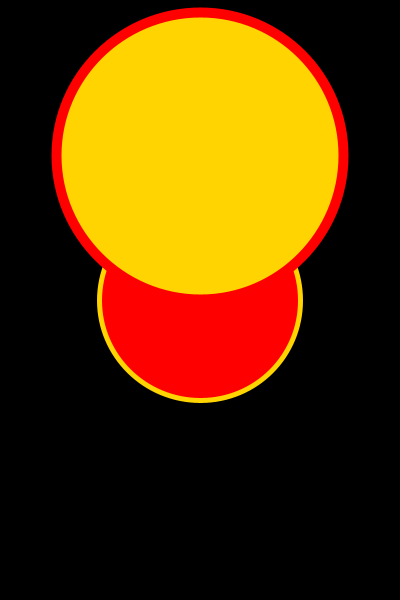
Frame 1 (no input)
Frame 60 (the mouse pressed at the canvas centre just before this capture): identical to frame 1, image omitted
Frame 120 (the mouse held since frame 60 and released just before this capture): identical to frame 1, image omitted

The Processing sketch that drew this single still picture (run headless with seeded random() and noise(); from frame 60 on, the mouse is pressed at the canvas centre):

// Processing sketch: ecv_4_couleur_pgraphic
// ── ecv_4_couleur_pgraphic.pde

int couleur_a;
int couleur_b;
PGraphics pg;

void setup() {
  size(400,600);
  frameRate(5);
  pg = createGraphics(width,height);
  colorMode(HSB,360,100,100,100);
  background(0);
  couleur_a = color(360,100,100);
  couleur_b = color(50,100,100);
  // forme(300);
  pg_forme(300);
  image(pg,0,0);
}

void draw() {}
/*
void draw() {
  forme(600); 
}
*/



void mousePressed() {
  couleur_a = color(random(360),100,100);
  couleur_b = color(random(360),100,100);
  pg_forme(300);
  image(pg,random(width),random(height));
  
// forme(600); 
// image(g, mouseX,mouseY);
}

void pg_forme(int taille_max) {
  pg.beginDraw();
  pg.strokeWeight(5);
  pg.stroke(couleur_b);
  pg.fill(couleur_a);
  pg.circle(width/2,height/2, random(20,taille_max)); 
  
  pg.strokeWeight(10);
  pg.stroke(couleur_a);
  pg.fill(couleur_b);
  pg.circle(width/2,random(height), random(20,taille_max)); 
  pg.endDraw();
}


void forme(int taille_max) {
  strokeWeight(5);
  stroke(couleur_b);
  fill(couleur_a);
  circle(width/2,height/2, random(20,taille_max)); 
  
  strokeWeight(10);
  stroke(couleur_a);
  fill(couleur_b);
  circle(width/2,random(height), random(20,taille_max)); 
}
